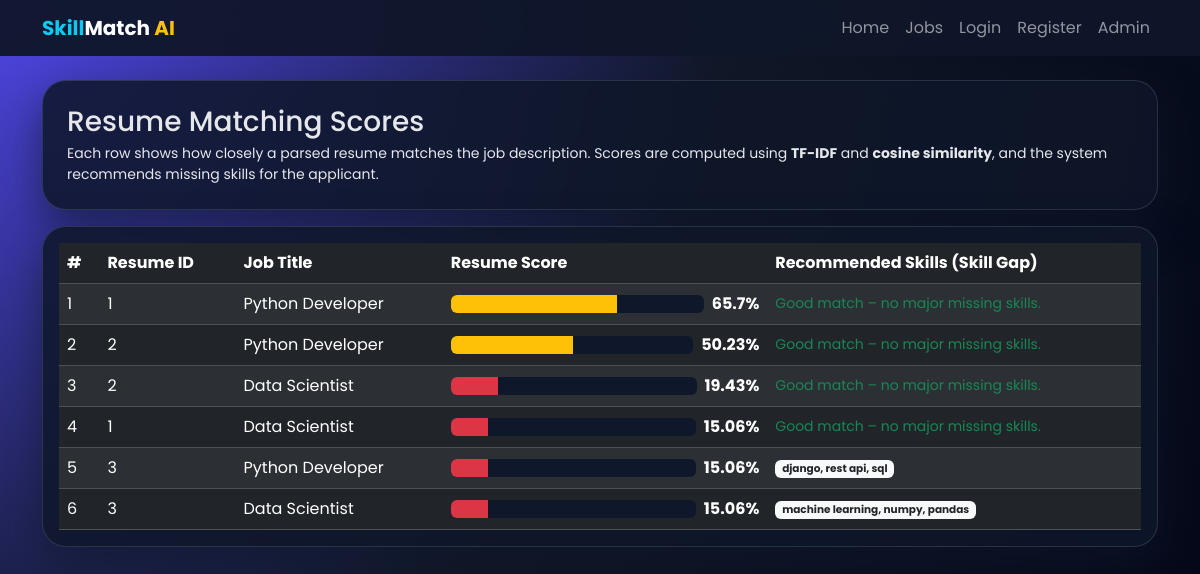
The page /scores/ on the database its author committed.
### core/models.py (models this page shows, shortened)
class Score(models.Model):
    STATUS_CHOICES = [
        ("DRAFT", "Draft (for applicant only)"),
        ("SUBMITTED", "Submitted to recruiter"),
        ("SHORTLISTED", "Shortlisted"),
        ("REJECTED", "Rejected"),
    ]
    resume = models.ForeignKey(Resume, on_delete=models.CASCADE)
    job = models.ForeignKey(Job, on_delete=models.CASCADE)
    value = models.FloatField()
    recommended_skills = models.TextField(blank=True, null=True)
    is_shortlisted = models.BooleanField(default=False)  # you already had this
    status = models.CharField(
        max_length=20,
        choices=STATUS_CHOICES,
        default="DRAFT",            # 🔥 important: start as DRAFT
    )

class Resume(models.Model):
    user = models.ForeignKey(User, on_delete=models.CASCADE, null=True, blank=True)
    file = models.FileField(upload_to='resumes/')
    skills = models.TextField(blank=True, null=True)  # we will auto-fill or type manually
    created_at = models.DateTimeField(auto_now_add=True)

class Job(models.Model):
    title = models.CharField(max_length=100)
    required_skills = models.TextField()   # comma separated: python, django, sql
    description = models.TextField()
    created_by = models.ForeignKey(User, on_delete=models.CASCADE, null=True, blank=True)

### core/views.py (the view)
# urls.py: path("scores/", views.score_list, name="score_list"),
def score_list(request):
    scores = Score.objects.select_related('resume', 'job').order_by('-value')
    return render(request, 'score_list.html', {'scores': scores})

### core/templates/score_list.html
{% extends "base.html" %}
{% block content %}
<div class="glass p-4 mb-3">
  <h3 class="mb-1">Resume Matching Scores</h3>
  <p class="small text-slate-300 mb-0">
    Each row shows how closely a parsed resume matches the job description.
    Scores are computed using <strong>TF-IDF</strong> and <strong>cosine similarity</strong>,
    and the system recommends missing skills for the applicant.
  </p>
</div>
{% if scores %}
  <div class="glass p-3">
    <div class="table-responsive">
      <table class="table table-dark table-striped align-middle mb-0">
        <thead>
          <tr>
            <th>#</th>
            <th>Resume ID</th>
            <th>Job Title</th>
            <th style="width: 30%;">Resume Score</th>
            <th>Recommended Skills (Skill Gap)</th>
          </tr>
        </thead>
        <tbody>
          {% for s in scores %}
            <tr>
              <td>{{ forloop.counter }}</td>
              <td>{{ s.resume.id }}</td>
              <td>{{ s.job.title }}</td>
              <td>
                <div class="d-flex align-items-center">
                  <div class="flex-grow-1 me-2">
                    <div class="progress" style="height: 18px; background: #0f172a;">
                      {% if s.value >= 70 %}
                        <div class="progress-bar bg-success" data-progress="{{ s.value }}"></div>
                      {% elif s.value >= 40 %}
                        <div class="progress-bar bg-warning" data-progress="{{ s.value }}"></div>
                      {% else %}
                        <div class="progress-bar bg-danger" data-progress="{{ s.value }}"></div>
                      {% endif %}
                    </div>
                  </div>
                  <span class="fw-bold">{{ s.value }}%</span>
                </div>
              </td>
              <td class="small">
                {% if s.recommended_skills %}
                  <span class="badge bg-light text-dark">
                    {{ s.recommended_skills }}
                  </span>
                {% else %}
                  <span class="text-success">Good match – no major missing skills.</span>
                {% endif %}
              </td>
            </tr>
          {% endfor %}
        </tbody>
      </table>
    </div>
  </div>
{% else %}
  <div class="glass p-4">
    <p class="mb-0">No analysis yet. Upload a resume to generate scores and recommendations.</p>
  </div>
{% endif %}
{% endblock %}

### core/templates/base.html (style rules this page uses)
body { font-family: "Poppins", sans-serif; background: radial-gradient(circle at top left, #4f46e5 0, #111827 50%, #020617 100%); color: #e5e7eb; min-height: 100vh; }
.glass { background: rgba(15,23,42,0.85); border-radius: 24px; border: 1px solid rgba(148,163,184,0.2); box-shadow: 0 18px 45px rgba(15,23,42,0.65); }

### rows shown on the page
Score: resume.id "1", job "Python Developer", value "65.7", shows "Good match – no major missing skills."
Score: resume.id "2", job "Python Developer", value "50.23", shows "Good match – no major missing skills."
Score: resume.id "2", job "Data Scientist", value "19.43", shows "Good match – no major missing skills."
Score: resume.id "1", job "Data Scientist", value "15.06", shows "Good match – no major missing skills."
Score: resume.id "3", job "Python Developer", value "15.06", recommended_skills "django, rest api, sql"
Score: resume.id "3", job "Data Scientist", value "15.06", recommended_skills "machine learning, numpy, pandas"
